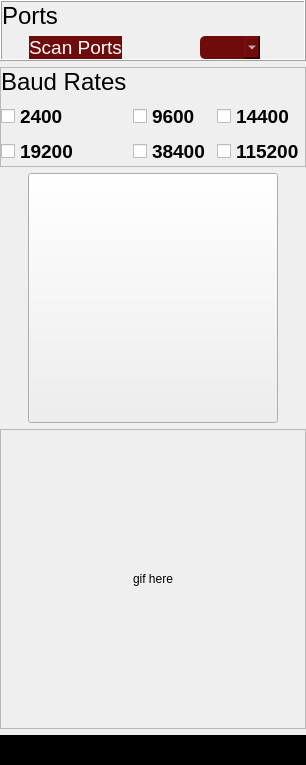
         <widget class="QWidget" name="scanPage">
          <layout class="QVBoxLayout" name="verticalLayout_2">
           <property name="leftMargin">
            <number>0</number>
           </property>
           <property name="topMargin">
            <number>0</number>
           </property>
           <property name="rightMargin">
            <number>0</number>
           </property>
           <property name="bottomMargin">
            <number>0</number>
           </property>
           <item>
            <widget class="QFrame" name="scan_ports_frame">
             <property name="maximumSize">
              <size>
               <width>16777215</width>
               <height>16777215</height>
              </size>
             </property>
             <property name="styleSheet">
              <string notr="true">gridline-color: rgb(238, 238, 236);</string>
             </property>
             <property name="frameShape">
              <enum>QFrame::Box</enum>
             </property>
             <property name="frameShadow">
              <enum>QFrame::Raised</enum>
             </property>
             <layout class="QGridLayout" name="gridLayout">
              <property name="leftMargin">
               <number>0</number>
              </property>
              <property name="topMargin">
               <number>0</number>
              </property>
              <property name="rightMargin">
               <number>0</number>
              </property>
              <property name="bottomMargin">
               <number>0</number>
              </property>
              <item row="1" column="0" alignment="Qt::AlignHCenter">
               <widget class="QFrame" name="scan_scanports_frame">
                <property name="frameShape">
                 <enum>QFrame::NoFrame</enum>
                </property>
                <property name="frameShadow">
                 <enum>QFrame::Raised</enum>
                </property>
                <layout class="QHBoxLayout" name="horizontalLayout_4">
                 <property name="leftMargin">
                  <number>0</number>
                 </property>
                 <property name="topMargin">
                  <number>0</number>
                 </property>
                 <property name="rightMargin">
                  <number>0</number>
                 </property>
                 <property name="bottomMargin">
                  <number>0</number>
                 </property>
                 <item>
                  <widget class="QPushButton" name="scan_ports_button">
                   <property name="sizePolicy">
                    <sizepolicy hsizetype="Preferred" vsizetype="Preferred">
                     <horstretch>0</horstretch>
                     <verstretch>0</verstretch>
                    </sizepolicy>
                   </property>
                   <property name="font">
                    <font>
                     <pointsize>14</pointsize>
                    </font>
                   </property>
                   <property name="cursor">
                    <cursorShape>PointingHandCursor</cursorShape>
                   </property>
                   <property name="styleSheet">
                    <string notr="true">QPushButton {
color: white;
background-color: rgb(111, 11, 11);
border-radius: 15px;
}
QPushButton:hover {
background-color: rgb(26, 95, 180);
}
QPushButton:pressed {
background-color: rgb(98, 160, 234);
}</string>
                   </property>
                   <property name="text">
                    <string>Scan Ports</string>
                   </property>
                   <property name="icon">
                    <iconset resource="../images/images.qrc">
                     <normaloff>:/images/scanning-device.png</normaloff>:/images/scanning-device.png</iconset>
                   </property>
                   <property name="iconSize">
                    <size>
                     <width>40</width>
                     <height>40</height>
                    </size>
                   </property>
                  </widget>
                 </item>
                </layout>
               </widget>
              </item>
              <item row="0" column="0" alignment="Qt::AlignLeft|Qt::AlignVCenter">
               <widget class="QLabel" name="scan_ports_label">
                <property name="font">
                 <font>
                  <family>Ubuntu</family>
                  <pointsize>18</pointsize>
                 </font>
                </property>
                <property name="styleSheet">
                 <string notr="true">color: black;</string>
                </property>
                <property name="text">
                 <string>Ports</string>
                </property>
               </widget>
              </item>
              <item row="1" column="1" alignment="Qt::AlignHCenter">
               <widget class="QFrame" name="scan_usb_frame">
                <property name="frameShape">
                 <enum>QFrame::NoFrame</enum>
                </property>
                <property name="frameShadow">
                 <enum>QFrame::Raised</enum>
                </property>
                <layout class="QHBoxLayout" name="horizontalLayout_5">
                 <property name="leftMargin">
                  <number>0</number>
                 </property>
                 <property name="topMargin">
                  <number>0</number>
                 </property>
                 <property name="rightMargin">
                  <number>0</number>
                 </property>
                 <property name="bottomMargin">
                  <number>0</number>
                 </property>
                 <item>
                  <widget class="QComboBox" name="scan_ports_comboBox">
                   <property name="sizePolicy">
                    <sizepolicy hsizetype="Preferred" vsizetype="Preferred">
                     <horstretch>0</horstretch>
                     <verstretch>0</verstretch>
                    </sizepolicy>
                   </property>
                   <property name="cursor">
                    <cursorShape>PointingHandCursor</cursorShape>
                   </property>
                   <property name="styleSheet">
                    <string notr="true">QComboBox {
color: white;
background-color: rgb(111, 11, 11);
border-radius: 5px;
}
QComboBox:hover {
background-color: rgb(28, 113, 216);
}
QComboBox:pressed {
background-color: rgb(28, 113, 216);
}</string>
                   </property>
                   <property name="currentText">
                    <string/>
                   </property>
                  </widget>
                 </item>
                </layout>
               </widget>
              </item>
             </layout>
            </widget>
           </item>
           <item>
            <widget class="QFrame" name="scan_baud_rate_Frame">
             <property name="maximumSize">
              <size>
               <width>16777215</width>
               <height>16777215</height>
              </size>
             </property>
             <property name="styleSheet">
              <string notr="true">gridline-color: rgb(238, 238, 236);</string>
             </property>
             <property name="frameShape">
              <enum>QFrame::StyledPanel</enum>
             </property>
             <property name="frameShadow">
              <enum>QFrame::Raised</enum>
             </property>
             <layout class="QGridLayout" name="gridLayout_2">
              <property name="leftMargin">
               <number>0</number>
              </property>
              <property name="topMargin">
               <number>0</number>
              </property>
              <property name="rightMargin">
               <number>0</number>
              </property>
              <property name="bottomMargin">
               <number>0</number>
              </property>
              <item row="1" column="2" rowspan="2">
               <widget class="QCheckBox" name="scan_checkBox_3">
                <property name="font">
                 <font>
                  <pointsize>14</pointsize>
                  <weight>75</weight>
                  <bold>true</bold>
                 </font>
                </property>
                <property name="text">
                 <string>14400</string>
                </property>
               </widget>
              </item>
              <item row="3" column="2">
               <widget class="QCheckBox" name="scan_checkBox_6">
                <property name="minimumSize">
                 <size>
                  <width>0</width>
                  <height>0</height>
                 </size>
                </property>
                <property name="font">
                 <font>
                  <pointsize>14</pointsize>
                  <weight>75</weight>
                  <bold>true</bold>
                 </font>
                </property>
                <property name="text">
                 <string>115200</string>
                </property>
               </widget>
              </item>
              <item row="3" column="1">
               <widget class="QCheckBox" name="scan_checkBox_5">
                <property name="font">
                 <font>
                  <pointsize>14</pointsize>
                  <weight>75</weight>
                  <bold>true</bold>
                 </font>
                </property>
                <property name="text">
                 <string>38400</string>
                </property>
               </widget>
              </item>
              <item row="1" column="1" rowspan="2">
               <widget class="QCheckBox" name="scan_checkBox_2">
                <property name="font">
                 <font>
                  <pointsize>14</pointsize>
                  <weight>75</weight>
                  <bold>true</bold>
                 </font>
                </property>
                <property name="text">
                 <string>9600</string>
                </property>
               </widget>
              </item>
              <item row="0" column="0" alignment="Qt::AlignLeft|Qt::AlignVCenter">
               <widget class="QLabel" name="scan_baudrate_label">
                <property name="font">
                 <font>
                  <family>Ubuntu</family>
                  <pointsize>18</pointsize>
                  <italic>false</italic>
                 </font>
                </property>
                <property name="styleSheet">
                 <string notr="true">color: black;</string>
                </property>
                <property name="text">
                 <string>Baud Rates</string>
                </property>
               </widget>
              </item>
              <item row="1" column="0" rowspan="2">
               <widget class="QCheckBox" name="scan_checkBox_1">
                <property name="minimumSize">
                 <size>
                  <width>0</width>
                  <height>0</height>
                 </size>
                </property>
                <property name="font">
                 <font>
                  <pointsize>14</pointsize>
                  <weight>75</weight>
                  <bold>true</bold>
                 </font>
                </property>
                <property name="text">
                 <string>2400</string>
                </property>
                <property name="iconSize">
                 <size>
                  <width>16</width>
                  <height>16</height>
                 </size>
                </property>
               </widget>
              </item>
              <item row="3" column="0">
               <widget class="QCheckBox" name="scan_checkBox_4">
                <property name="font">
                 <font>
                  <pointsize>14</pointsize>
                  <weight>75</weight>
                  <bold>true</bold>
                 </font>
                </property>
                <property name="text">
                 <string>19200</string>
                </property>
               </widget>
              </item>
             </layout>
            </widget>
           </item>
           <item alignment="Qt::AlignHCenter">
            <widget class="QPushButton" name="scan_button">
             <property name="minimumSize">
              <size>
               <width>250</width>
               <height>250</height>
              </size>
             </property>
             <property name="maximumSize">
              <size>
               <width>16777215</width>
               <height>16777215</height>
              </size>
             </property>
             <property name="cursor">
              <cursorShape>PointingHandCursor</cursorShape>
             </property>
             <property name="layoutDirection">
              <enum>Qt::LeftToRight</enum>
             </property>
             <property name="styleSheet">
              <string notr="true">QPushButton {
border-image: url(:/images/Scan.png)
 }
QPushButton:pressed {
border-image: url(:/images/ScanClicked.png)
}   </string>
             </property>
             <property name="text">
              <string/>
             </property>
            </widget>
           </item>
           <item>
            <widget class="QFrame" name="scan_gif_frame">
             <property name="minimumSize">
              <size>
               <width>0</width>
               <height>300</height>
              </size>
             </property>
             <property name="layoutDirection">
              <enum>Qt::LeftToRight</enum>
             </property>
             <property name="autoFillBackground">
              <bool>false</bool>
             </property>
             <property name="frameShape">
              <enum>QFrame::StyledPanel</enum>
             </property>
             <property name="frameShadow">
              <enum>QFrame::Raised</enum>
             </property>
             <layout class="QHBoxLayout" name="horizontalLayout_3">
              <property name="sizeConstraint">
               <enum>QLayout::SetDefaultConstraint</enum>
              </property>
              <property name="leftMargin">
               <number>0</number>
              </property>
              <property name="topMargin">
               <number>0</number>
              </property>
              <property name="rightMargin">
               <number>0</number>
              </property>
              <property name="bottomMargin">
               <number>0</number>
              </property>
              <item alignment="Qt::AlignHCenter|Qt::AlignVCenter">
               <widget class="QLabel" name="scan_gif_label">
                <property name="text">
                 <string>gif here</string>
                </property>
               </widget>
              </item>
             </layout>
            </widget>
           </item>
           <item>
            <widget class="QFrame" name="scan_bottom_frame">
             <property name="minimumSize">
              <size>
               <width>0</width>
               <height>30</height>
              </size>
             </property>
             <property name="maximumSize">
              <size>
               <width>16777215</width>
               <height>30</height>
              </size>
             </property>
             <property name="styleSheet">
              <string notr="true">background-color: black;</string>
             </property>
             <property name="frameShape">
              <enum>QFrame::StyledPanel</enum>
             </property>
             <property name="frameShadow">
              <enum>QFrame::Raised</enum>
             </property>
             <layout class="QHBoxLayout" name="horizontalLayout_6">
              <property name="leftMargin">
               <number>0</number>
              </property>
              <property name="topMargin">
               <number>0</number>
              </property>
              <property name="rightMargin">
               <number>0</number>
              </property>
              <property name="bottomMargin">
               <number>0</number>
              </property>
              <item alignment="Qt::AlignRight|Qt::AlignBottom">
               <widget class="QLabel" name="scan_resize_label">
                <property name="minimumSize">
                 <size>
                  <width>15</width>
                  <height>15</height>
                 </size>
                </property>
                <property name="maximumSize">
                 <size>
                  <width>15</width>
                  <height>15</height>
                 </size>
                </property>
                <property name="text">
                 <string/>
                </property>
                <property name="pixmap">
                 <pixmap resource="../images/images.qrc">:/images/resize_window.png</pixmap>
                </property>
                <property name="scaledContents">
                 <bool>true</bool>
                </property>
               </widget>
              </item>
             </layout>
            </widget>
           </item>
          </layout>
         </widget>
